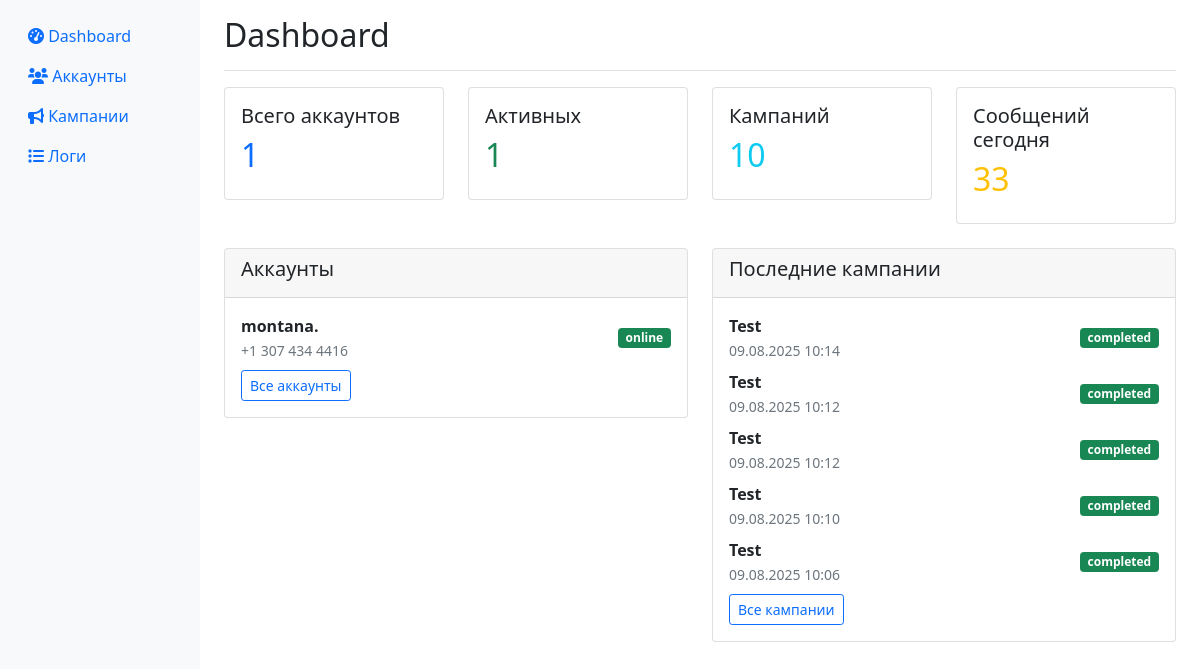
Before: / with the older database file.
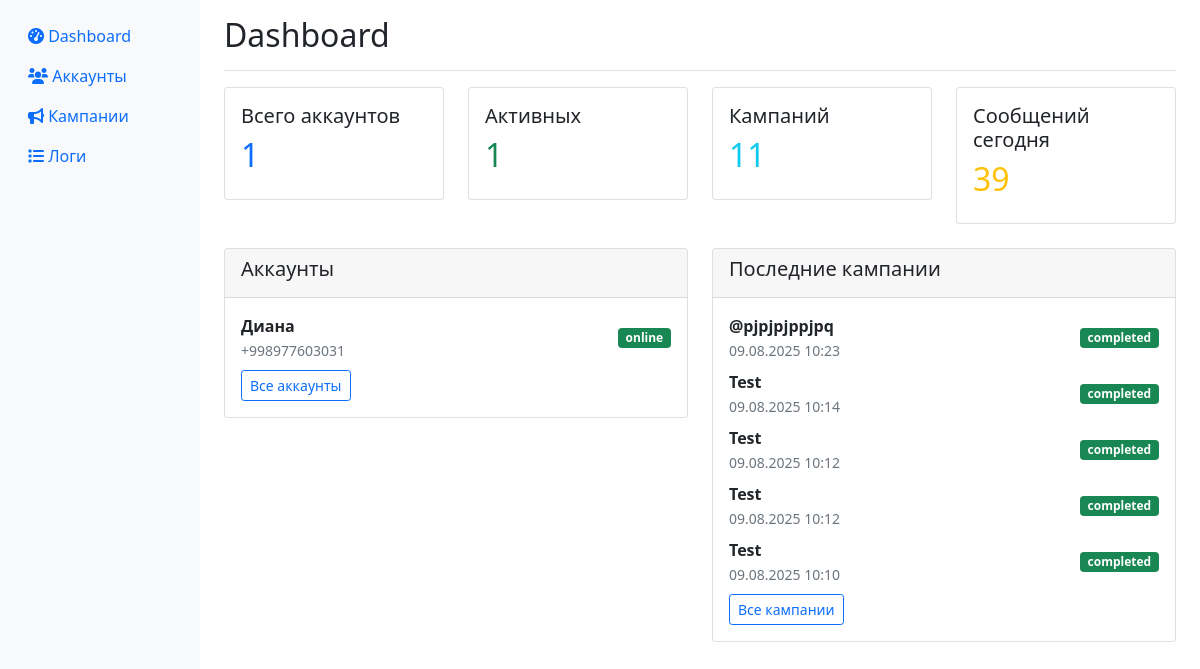
After: the same page with the newer database file.
### app/database.py (models this page shows)
class Account(Base):
    __tablename__ = "accounts"
    id = Column(Integer, primary_key=True, index=True)
    phone = Column(String, unique=True, index=True)
    name = Column(String)
    status = Column(String, default="offline")  # online, offline, blocked, error
    session_data = Column(Text)  # зашифрованная сессия
    proxy = Column(String, nullable=True)
    created_at = Column(DateTime, default=datetime.utcnow)
    last_activity = Column(DateTime, default=datetime.utcnow)
    messages_sent_today = Column(Integer, default=0)
    messages_sent_hour = Column(Integer, default=0)
    last_message_time = Column(DateTime, nullable=True)
    is_active = Column(Boolean, default=True)

class Campaign(Base):
    __tablename__ = "campaigns"
    id = Column(Integer, primary_key=True, index=True)
    name = Column(String)
    status = Column(String, default="draft")  # draft, running, paused, completed
    created_at = Column(DateTime, default=datetime.utcnow)
    channel_message = Column(Text)
    group_message = Column(Text)
    private_message = Column(Text)
    delay_seconds = Column(Integer, default=3)
    start_time = Column(DateTime, nullable=True)
    channels_list = Column(Text)  # JSON список каналов
    groups_list = Column(Text)    # JSON список групп
    private_list = Column(Text)   # JSON список приватных чатов
    attachment_path = Column(String, nullable=True)

### app/web.py (the view)
@app.get("/", response_class=HTMLResponse)
async def dashboard(request: Request, db: Session = Depends(get_db)):
    accounts = db.query(Account).all()
    campaigns = db.query(Campaign).order_by(Campaign.created_at.desc()).limit(10).all()
    total_accounts = len(accounts)
    active_accounts = len([a for a in accounts if a.is_active and a.status == "online"])
    total_campaigns = db.query(Campaign).count()
    messages_sent_today = db.query(SendLog).filter(
        SendLog.sent_at >= datetime.utcnow().date()
    ).count()
    return templates.TemplateResponse("dashboard.html", {
        "request": request,
        "accounts": accounts,
        "campaigns": campaigns,
        "stats": {
            "total_accounts": total_accounts,
            "active_accounts": active_accounts,
            "total_campaigns": total_campaigns,
            "messages_sent_today": messages_sent_today
        }
    })

### templates/dashboard.html (shortened to what this page needs)
{% extends "base.html" %}
{% block content %}
<div class="d-flex justify-content-between flex-wrap flex-md-nowrap align-items-center pt-3 pb-2 mb-3 border-bottom">
    <h1 class="h2">Dashboard</h1>
</div>
<div class="row mb-4">
    <div class="col-md-3">
        <div class="card">
            <div class="card-body">
                <h5 class="card-title">Всего аккаунтов</h5>
                <h2 class="text-primary">{{ stats.total_accounts }}</h2>
            </div>
        </div>
    </div>
    <div class="col-md-3">
        <div class="card">
            <div class="card-body">
                <h5 class="card-title">Активных</h5>
                <h2 class="text-success">{{ stats.active_accounts }}</h2>
            </div>
        </div>
    </div>
    <div class="col-md-3">
        <div class="card">
            <div class="card-body">
                <h5 class="card-title">Кампаний</h5>
                <h2 class="text-info">{{ stats.total_campaigns }}</h2>
            </div>
        </div>
    </div>
    <div class="col-md-3">
        <div class="card">
            <div class="card-body">
                <h5 class="card-title">Сообщений сегодня</h5>
                <h2 class="text-warning">{{ stats.messages_sent_today }}</h2>
            </div>
        </div>
    </div>
</div>
<div class="row mb-4">
    <div class="col-md-6">
        <div class="card">
            <div class="card-header">
                <h5>Аккаунты</h5>
            </div>
            <div class="card-body">
                {% for account in accounts[:5] %}
                <div class="d-flex justify-content-between align-items-center mb-2">
                    <div>
                        <strong>{{ account.name or account.phone }}</strong><br>
                        <small class="text-muted">{{ account.phone }}</small>
                    </div>
                    <span class="badge bg-{% if account.status == 'online' %}success{% elif account.status == 'offline' %}secondary{% elif account.status == 'error' %}danger{% else %}warning{% endif %}">
                        {{ account.status }}
                    </span>
                </div>
                {% endfor %}
                <a href="/accounts" class="btn btn-sm btn-outline-primary">Все аккаунты</a>
            </div>
        </div>
    </div>
    <div class="col-md-6">
        <div class="card">
            <div class="card-header">
                <h5>Последние кампании</h5>
            </div>
            <div class="card-body">
                {% for campaign in campaigns[:5] %}
                <div class="d-flex justify-content-between align-items-center mb-2">
                    <div>
                        <strong>{{ campaign.name }}</strong><br>
                        <small class="text-muted">{{ campaign.created_at.strftime('%d.%m.%Y %H:%M') }}</small>
                    </div>
                    <span class="badge bg-{% if campaign.status == 'running' %}primary{% elif campaign.status == 'completed' %}success{% elif campaign.status == 'paused' %}warning{% else %}secondary{% endif %}">
                        {{ campaign.status }}
                    </span>
                </div>
                {% endfor %}
                <a href="/campaigns" class="btn btn-sm btn-outline-primary">Все кампании</a>
            </div>
        </div>
    </div>
</div>
{% endblock %}

Changed rows visible on the page:
removed Account: name "montana.", phone "+1 307 434 4416", status "online"
no longer on this page (row unchanged): Campaign: name "Test", created_at "09.08.2025 10:06", status "completed"
added Account: name "Диана", phone "+998977603031", status "online"
added Campaign: name "@pjpjpjppjpq", created_at "09.08.2025 10:23", status "completed"
Other visible differences:
{{ stats.total_campaigns }}: "10" → "11"
{{ stats.messages_sent_today }}: "33" → "39"
